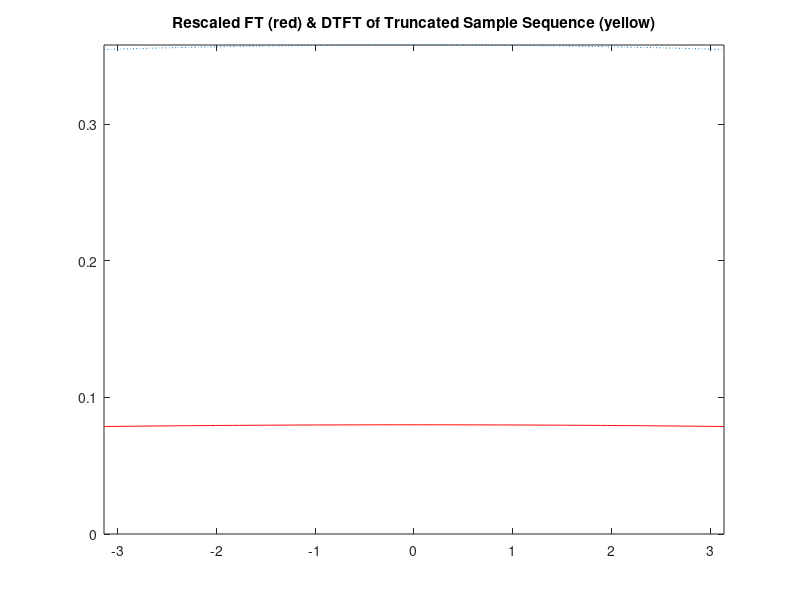

The MATLAB source for this figure:
% ex7_2.m  to plot the aliased spectra over one period
%  for f(t) = exp(-a|t|), a>0, -Tc/2<t<Tc/2
%
a=input('enter exponential constant  ')
Tc=input('enter truncation time  ')
Ts=input('enter sampling period Ts  ')
M=input('# of aliases summed, M, an odd integer  ')
N=256;				% # of plot points
dw=2*pi/N;			% point spacing
w=-pi:dw:pi;			% plot points
F1=zeros(1,N+1);		% initialize spectrum values
for mr=1:M
	m=mr-(M+1)/2;
	tmp1=(2/(a*Ts))./(1+((w-m*2*pi)/(a*Ts)).^2);
	tmpc=cos((w-m*2*pi)*Tc/(2*Ts));
	tmps=sin((w-m*2*pi)*Tc/(2*Ts));
	tmpss=tmps.*((w-m*2*pi)/(2*Ts));
	tmp4=tmpc-tmpss;
	tmp5=1-tmpss.*exp(-a*Ts/2);
	tmp=tmp1.*tmp5;
	F1=F1+tmp;
	if m==0
		Fr=tmp;
	end
end
plot(w,F1,':',w,Fr,'r')
title('Rescaled FT (red) & DTFT of Truncated Sample Sequence (yellow)')
pk=max(abs(F1));
axis([-pi pi 0 pk])
